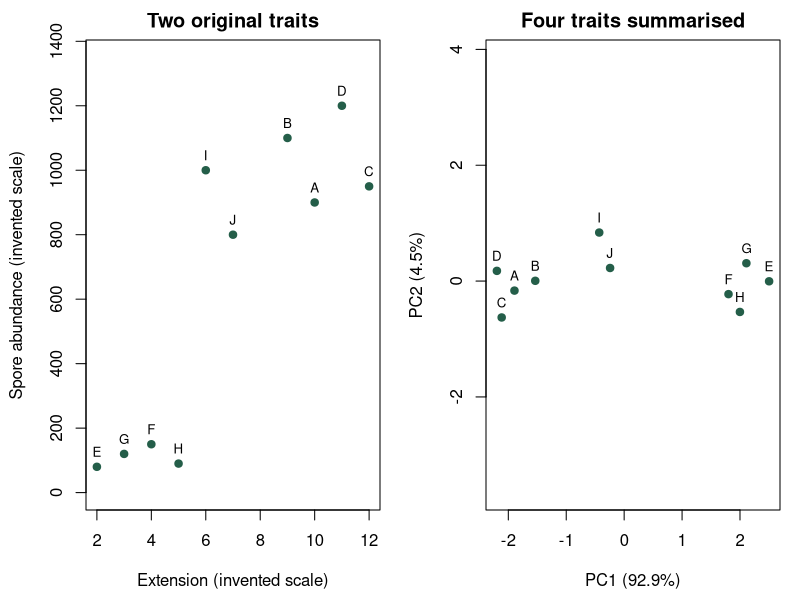
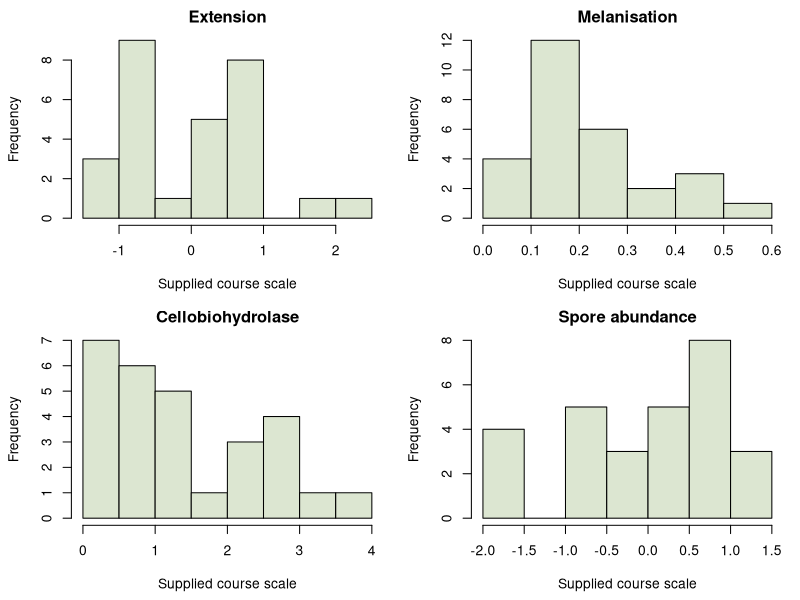
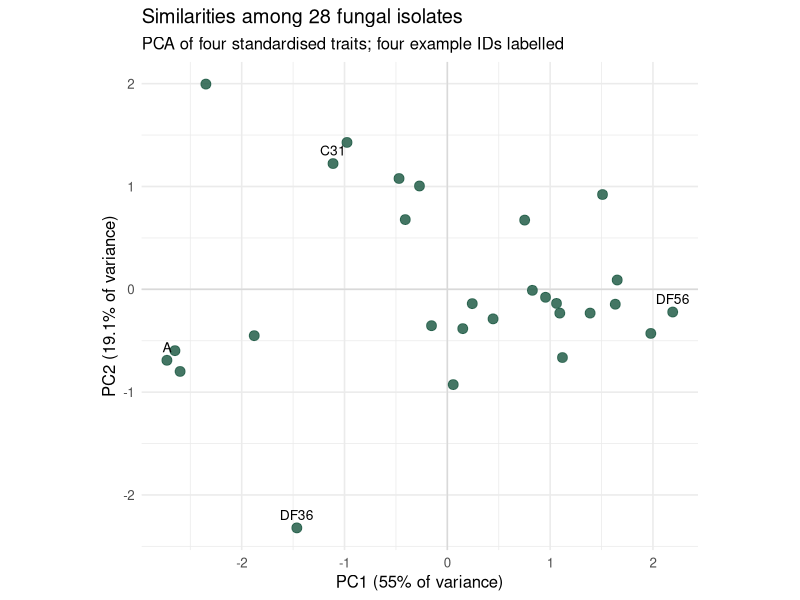
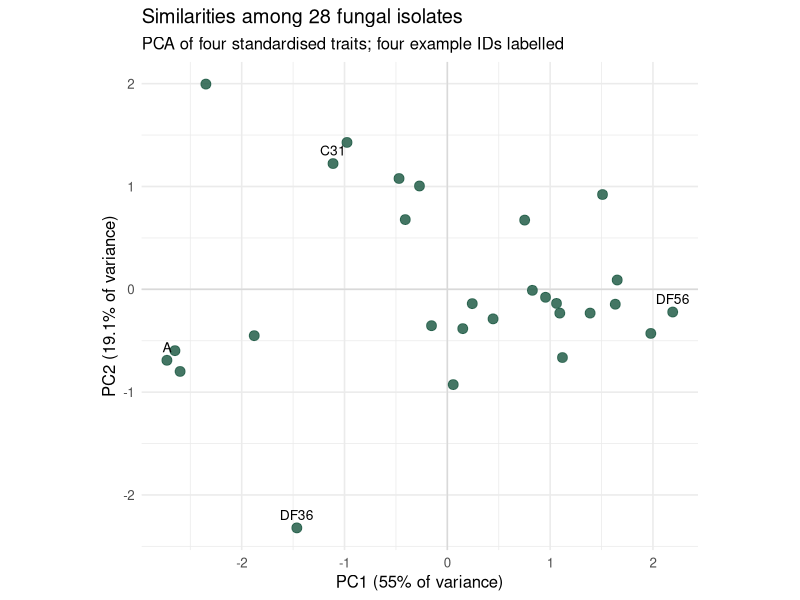
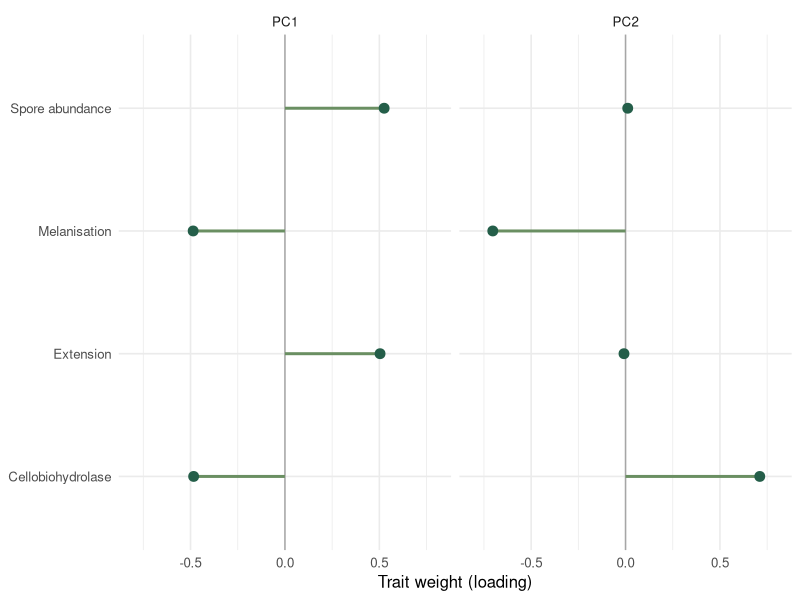
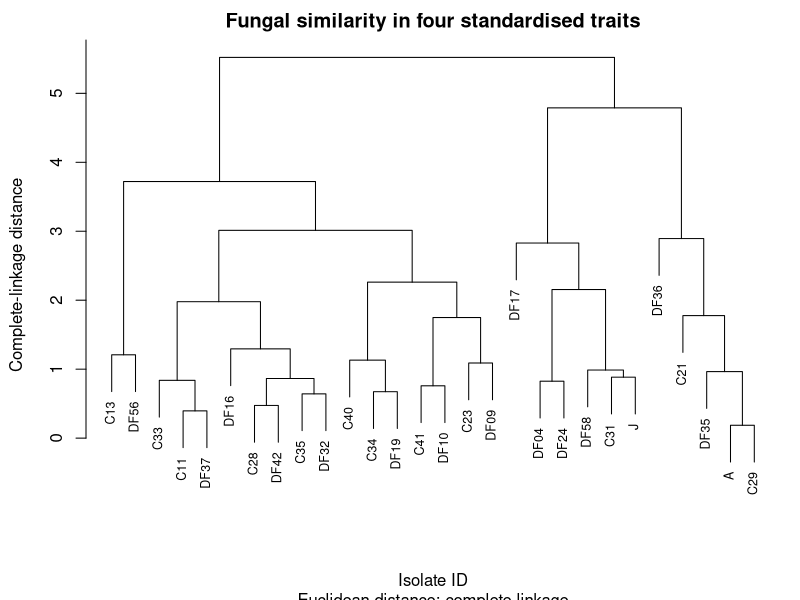
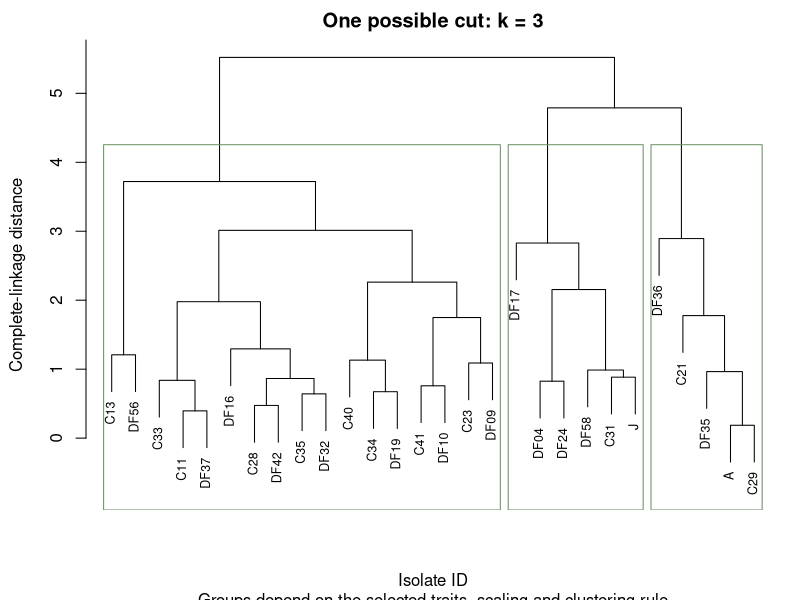
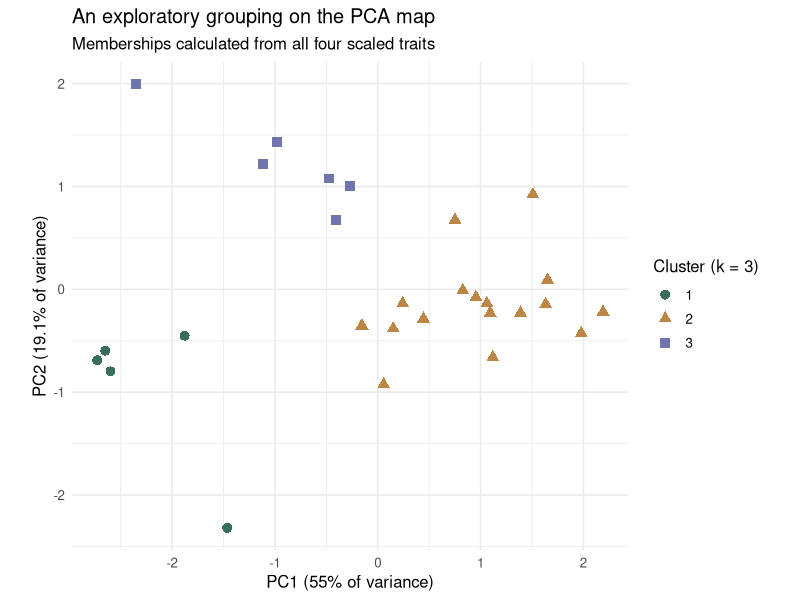

These figures' R source, in order:
## ---- chunk 1
knitr::opts_chunk$set(echo = TRUE, results = "hide", message = FALSE,
                      warning = FALSE, fig.show = "hide", dpi = 144)
## ---- chunk 2
demo <- read.csv("Fungal_traits_demo.csv")
demo_names <- c("extension", "melanin", "enz_cel", "spore_abund")
## ---- chunk 3
knitr::kable(demo, col.names = c("Imaginary isolate", "Extension", "Melanisation", "Enzyme activity", "Spore abundance"))
## ---- chunk 4
demo_pca <- prcomp(demo[, demo_names], center = TRUE, scale. = TRUE)
demo_pct <- 100 * demo_pca$sdev^2 / sum(demo_pca$sdev^2)
par(mfrow = c(1, 2), mar = c(4.5, 4.3, 2, 1))
plot(demo$extension, demo$spore_abund, pch = 19, col = "#245e49",
     xlab = "Extension (invented scale)", ylab = "Spore abundance (invented scale)",
     main = "Two original traits", ylim = c(0, 1350))
text(demo$extension, demo$spore_abund, labels = sub("Demo_", "", demo$isolate),
     pos = 3, cex = 0.8)
plot(demo_pca$x[, 1], demo_pca$x[, 2], pch = 19, col = "#245e49", asp = 1,
     xlab = paste0("PC1 (", round(demo_pct[1], 1), "%)"),
     ylab = paste0("PC2 (", round(demo_pct[2], 1), "%)"), main = "Four traits summarised")
text(demo_pca$x[, 1], demo_pca$x[, 2], labels = sub("Demo_", "", demo$isolate),
     pos = 3, cex = 0.8)
par(mfrow = c(1, 1))
## ---- chunk 5
library(ggplot2)
file.exists("Fungal_traits_day3.csv")
fungi <- read.csv("Fungal_traits_day3.csv")

dim(fungi)
head(fungi)
trait_names <- c("extension", "melanin", "enz_cel", "spore_abund")
trait_data <- fungi[, trait_names]
str(trait_data)
summary(trait_data)
## ---- chunk 6
colSums(is.na(trait_data))

keep <- complete.cases(trait_data)
excluded_ids <- fungi$strainID[!keep]
excluded_ids
sum(keep)

fungi_complete <- fungi[keep, ]
trait_matrix <- fungi_complete[, trait_names]
rownames(trait_matrix) <- fungi_complete$strainID
dim(trait_matrix)
## ---- chunk 7
par(mfrow = c(2, 2))
hist(trait_matrix$extension, main = "Extension", xlab = "Supplied course scale", col = "#dce6d1")
hist(trait_matrix$melanin, main = "Melanisation", xlab = "Supplied course scale", col = "#dce6d1")
hist(trait_matrix$enz_cel, main = "Cellobiohydrolase", xlab = "Supplied course scale", col = "#dce6d1")
hist(trait_matrix$spore_abund, main = "Spore abundance", xlab = "Supplied course scale", col = "#dce6d1")
par(mfrow = c(1, 1))
## ---- chunk 8
trait_scaled <- scale(trait_matrix)

round(colMeans(trait_scaled), 6)
apply(trait_scaled, 2, sd)
## ---- chunk 9
demo <- read.csv("Fungal_traits_demo.csv")
demo_traits <- demo[, trait_names]
demo_other_units <- demo_traits
demo_other_units$spore_abund <- demo_other_units$spore_abund * 1000

summary(prcomp(demo_traits, scale. = FALSE))
summary(prcomp(demo_other_units, scale. = FALSE))
summary(prcomp(demo_traits, scale. = TRUE))
summary(prcomp(demo_other_units, scale. = TRUE))
## ---- chunk 10
pca_result <- prcomp(trait_scaled, center = FALSE, scale. = FALSE)
summary(pca_result)

variance_percent <- 100 * pca_result$sdev^2 / sum(pca_result$sdev^2)
variance_table <- data.frame(
  PC = c("PC1", "PC2", "PC3", "PC4"),
  percent = variance_percent
)
variance_table
sum(variance_percent[1:2])
## ---- chunk 11
scores <- data.frame(
  strainID = fungi_complete$strainID,
  PC1 = pca_result$x[, 1],
  PC2 = pca_result$x[, 2]
)
head(scores)
## ---- chunk 12
label_data <- scores[scores$strainID %in% c("A", "DF56", "C31", "DF36"), ]

pca_plot <- ggplot(scores, aes(x = PC1, y = PC2)) +
  geom_hline(yintercept = 0, colour = "grey85") +
  geom_vline(xintercept = 0, colour = "grey85") +
  geom_point(size = 3, colour = "#245e49", alpha = 0.85) +
  geom_text(data = label_data, aes(label = strainID), vjust = -0.8, size = 3.5) +
  coord_equal() +
  labs(
    x = paste0("PC1 (", round(variance_percent[1], 1), "% of variance)"),
    y = paste0("PC2 (", round(variance_percent[2], 1), "% of variance)"),
    title = "Similarities among 28 fungal isolates",
    subtitle = "PCA of four standardised traits; four example IDs labelled"
  ) +
  theme_minimal(base_size = 12)
pca_plot
## ---- chunk 13
print(pca_plot)
## ---- chunk 14
loadings <- pca_result$rotation[, 1:2]
round(loadings, 2)
## ---- chunk 15
fungi_complete[fungi_complete$strainID %in% c("A", "DF56"),
               c("strainID", trait_names)]
## ---- chunk 16
loading_data <- data.frame(
  trait = rep(c("Extension", "Melanisation", "Cellobiohydrolase", "Spore abundance"), 2),
  component = rep(c("PC1", "PC2"), each = 4),
  weight = c(loadings[, 1], loadings[, 2])
)
ggplot(loading_data, aes(x = weight, y = trait)) +
  geom_vline(xintercept = 0, colour = "grey65") +
  geom_segment(aes(x = 0, xend = weight, yend = trait), colour = "#6a8f62", linewidth = 1) +
  geom_point(colour = "#245e49", size = 3) +
  facet_wrap(~component) +
  scale_x_continuous(limits = c(-0.8, 0.8)) +
  labs(x = "Trait weight (loading)", y = NULL) +
  theme_minimal(base_size = 12)
## ---- chunk 17
trait_distances <- dist(trait_scaled, method = "euclidean")
cluster_tree <- hclust(trait_distances, method = "complete")

plot(cluster_tree, labels = fungi_complete$strainID,
     main = "Fungal similarity in four standardised traits",
     xlab = "Isolate ID", sub = "Euclidean distance; complete linkage",
     ylab = "Complete-linkage distance", cex = 0.75)
## ---- chunk 18
groups_k2 <- cutree(cluster_tree, k = 2)
groups_k3 <- cutree(cluster_tree, k = 3)

membership <- data.frame(
  strainID = fungi_complete$strainID,
  k2 = groups_k2,
  k3 = groups_k3
)
membership
table(groups_k3)
table(k2 = groups_k2, k3 = groups_k3)
## ---- chunk 19
plot(cluster_tree, labels = fungi_complete$strainID,
     main = "One possible cut: k = 3", xlab = "Isolate ID",
     sub = "Groups depend on the selected traits, scaling and clustering rule",
     ylab = "Complete-linkage distance", cex = 0.75)
rect.hclust(cluster_tree, k = 3, border = "#6a8f62")
## ---- chunk 20
scores$cluster <- factor(groups_k3)

cluster_plot <- ggplot(scores, aes(x = PC1, y = PC2, colour = cluster, shape = cluster)) +
  geom_point(size = 3, alpha = 0.9) +
  coord_equal() +
  scale_colour_manual(values = c("#245e49", "#b67931", "#6266a4")) +
  labs(
    x = paste0("PC1 (", round(variance_percent[1], 1), "% of variance)"),
    y = paste0("PC2 (", round(variance_percent[2], 1), "% of variance)"),
    title = "An exploratory grouping on the PCA map",
    subtitle = "Memberships calculated from all four scaled traits",
    colour = "Cluster (k = 3)", shape = "Cluster (k = 3)"
  ) +
  theme_minimal(base_size = 12)
cluster_plot
## ---- chunk 21
print(cluster_plot)
## ---- chunk 22
cluster_profiles <- aggregate(
  as.data.frame(trait_scaled),
  by = list(cluster = factor(groups_k3)),
  FUN = mean
)
cluster_profiles
## ---- chunk 23
fungi_complete[fungi_complete$strainID %in% c("A", "C21", "C29", "DF35", "DF36"),
               c("strainID", trait_names)]
## ---- chunk 24
dir.create("outputs", showWarnings = FALSE)

scores_export <- data.frame(
  strainID = fungi_complete$strainID,
  pca_result$x,
  cluster_k2 = groups_k2,
  cluster_k3 = groups_k3
)
loadings_export <- data.frame(trait = rownames(loadings), loadings)

write.csv(scores_export, "outputs/Day3_PCA_scores_and_clusters.csv", row.names = FALSE)
write.csv(loadings_export, "outputs/Day3_PC1_PC2_loadings.csv", row.names = FALSE)
write.csv(variance_table, "outputs/Day3_variance_explained.csv", row.names = FALSE)
write.csv(cluster_profiles, "outputs/Day3_cluster_profiles_scaled.csv", row.names = FALSE)
write.csv(fungi_complete, "outputs/Day3_retained_trait_records.csv", row.names = FALSE)
write.csv(data.frame(strainID = excluded_ids), "outputs/Day3_excluded_isolates.csv", row.names = FALSE)

ggsave("outputs/Day3_PCA.png", plot = pca_plot, width = 7.5, height = 5.5, dpi = 300, bg = "white")
ggsave("outputs/Day3_PCA_clusters.png", plot = cluster_plot, width = 7.5, height = 5.5, dpi = 300, bg = "white")

png("outputs/Day3_dendrogram.png", width = 2400, height = 1500, res = 300)
plot(cluster_tree, labels = fungi_complete$strainID,
     main = "Fungal similarity in four standardised traits",
     xlab = "Isolate ID", sub = "Euclidean distance; complete linkage; k = 3",
     ylab = "Complete-linkage distance", cex = 0.75)
rect.hclust(cluster_tree, k = 3, border = "#6a8f62")
dev.off()
## ---- chunk 25
full_fungi <- read.csv("Fungal_traits_full.csv")
same_isolates <- full_fungi[match(fungi_complete$strainID, full_fungi$strainID), ]
five_names <- c(trait_names, "hyphal_diam")
five_traits <- same_isolates[, five_names]
stopifnot(identical(same_isolates$strainID, fungi_complete$strainID))
stopifnot(all(complete.cases(five_traits)))

five_pca <- prcomp(five_traits, center = TRUE, scale. = TRUE)
summary(five_pca)
round(five_pca$rotation[, 1:2], 2)
## ---- chunk 26
biplot(pca_result, choices = c(1, 2), scale = 0,
       xlabs = fungi_complete$strainID, cex = c(0.6, 0.9),
       main = "Optional biplot: isolate scores and trait directions")
